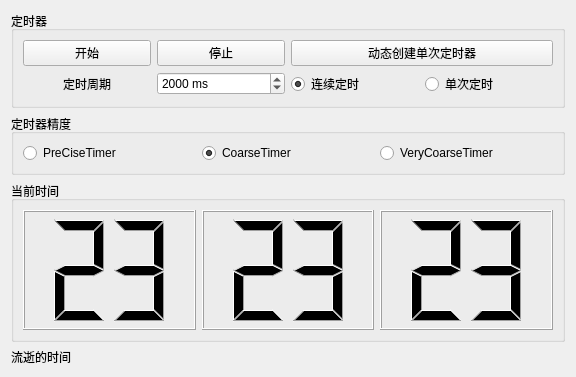
<?xml version="1.0" encoding="UTF-8"?>
<ui version="4.0">
 <class>Widget</class>
 <widget class="QWidget" name="Widget">
  <property name="geometry">
   <rect>
    <x>0</x>
    <y>0</y>
    <width>576</width>
    <height>377</height>
   </rect>
  </property>
  <property name="windowTitle">
   <string>Widget</string>
  </property>
  <layout class="QVBoxLayout" name="verticalLayout">
   <item>
    <widget class="QGroupBox" name="groupBox">
     <property name="title">
      <string>定时器</string>
     </property>
     <layout class="QGridLayout" name="gridLayout" rowminimumheight="0,0">
      <item row="0" column="0">
       <widget class="QPushButton" name="btnStart">
        <property name="text">
         <string>开始</string>
        </property>
       </widget>
      </item>
      <item row="0" column="1">
       <widget class="QPushButton" name="btnStop">
        <property name="text">
         <string>停止</string>
        </property>
       </widget>
      </item>
      <item row="0" column="2" colspan="2">
       <widget class="QPushButton" name="btnOneShot">
        <property name="text">
         <string>动态创建单次定时器</string>
        </property>
       </widget>
      </item>
      <item row="1" column="0">
       <widget class="QLabel" name="label">
        <property name="text">
         <string>定时周期</string>
        </property>
        <property name="alignment">
         <set>Qt::AlignCenter</set>
        </property>
       </widget>
      </item>
      <item row="1" column="1">
       <widget class="QSpinBox" name="spinBoxIntv">
        <property name="suffix">
         <string> ms</string>
        </property>
        <property name="maximum">
         <number>9999</number>
        </property>
        <property name="value">
         <number>2000</number>
        </property>
       </widget>
      </item>
      <item row="1" column="2">
       <widget class="QRadioButton" name="radioContiue">
        <property name="text">
         <string>连续定时</string>
        </property>
        <property name="checked">
         <bool>true</bool>
        </property>
       </widget>
      </item>
      <item row="1" column="3">
       <widget class="QRadioButton" name="radioOneShot">
        <property name="text">
         <string>单次定时</string>
        </property>
       </widget>
      </item>
     </layout>
    </widget>
   </item>
   <item>
    <widget class="QGroupBox" name="groupBox_2">
     <property name="title">
      <string>定时器精度</string>
     </property>
     <layout class="QHBoxLayout" name="horizontalLayout">
      <item>
       <widget class="QRadioButton" name="radioPrecise">
        <property name="text">
         <string>PreCiseTimer</string>
        </property>
       </widget>
      </item>
      <item>
       <widget class="QRadioButton" name="radioCoarse">
        <property name="text">
         <string>CoarseTimer</string>
        </property>
        <property name="checked">
         <bool>true</bool>
        </property>
       </widget>
      </item>
      <item>
       <widget class="QRadioButton" name="radioVeryCoarse">
        <property name="text">
         <string>VeryCoarseTimer</string>
        </property>
       </widget>
      </item>
     </layout>
    </widget>
   </item>
   <item>
    <widget class="QGroupBox" name="groupBox_3">
     <property name="sizePolicy">
      <sizepolicy hsizetype="Preferred" vsizetype="Expanding">
       <horstretch>0</horstretch>
       <verstretch>0</verstretch>
      </sizepolicy>
     </property>
     <property name="title">
      <string>当前时间</string>
     </property>
     <layout class="QHBoxLayout" name="horizontalLayout_2">
      <item>
       <widget class="QLCDNumber" name="lcdHour">
        <property name="digitCount">
         <number>2</number>
        </property>
        <property name="value" stdset="0">
         <double>23.000000000000000</double>
        </property>
       </widget>
      </item>
      <item>
       <widget class="QLCDNumber" name="lcdMin">
        <property name="digitCount">
         <number>2</number>
        </property>
        <property name="value" stdset="0">
         <double>23.000000000000000</double>
        </property>
       </widget>
      </item>
      <item>
       <widget class="QLCDNumber" name="lcdSec">
        <property name="digitCount">
         <number>2</number>
        </property>
        <property name="value" stdset="0">
         <double>23.000000000000000</double>
        </property>
       </widget>
      </item>
     </layout>
    </widget>
   </item>
   <item>
    <widget class="QLabel" name="labelMessage">
     <property name="text">
      <string>流逝的时间</string>
     </property>
     <property name="alignment">
      <set>Qt::AlignLeading|Qt::AlignLeft|Qt::AlignVCenter</set>
     </property>
    </widget>
   </item>
  </layout>
 </widget>
 <resources/>
 <connections/>
</ui>
